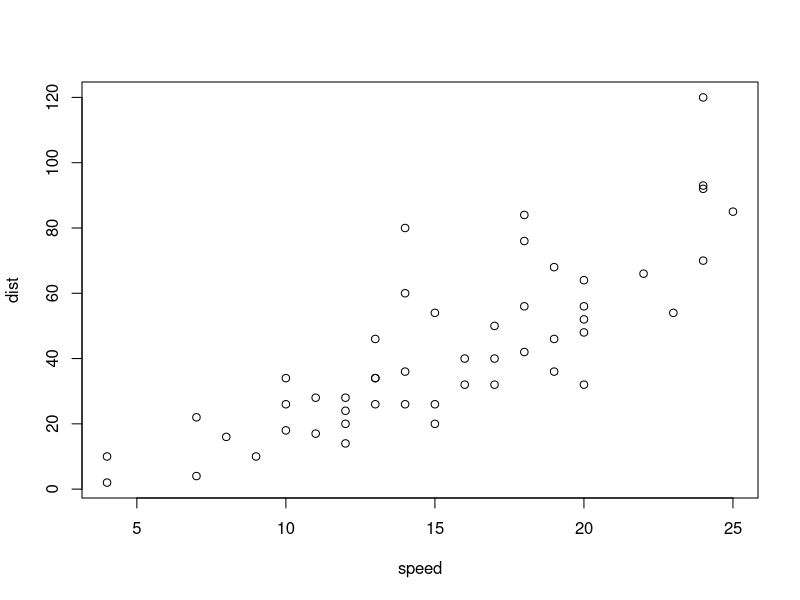
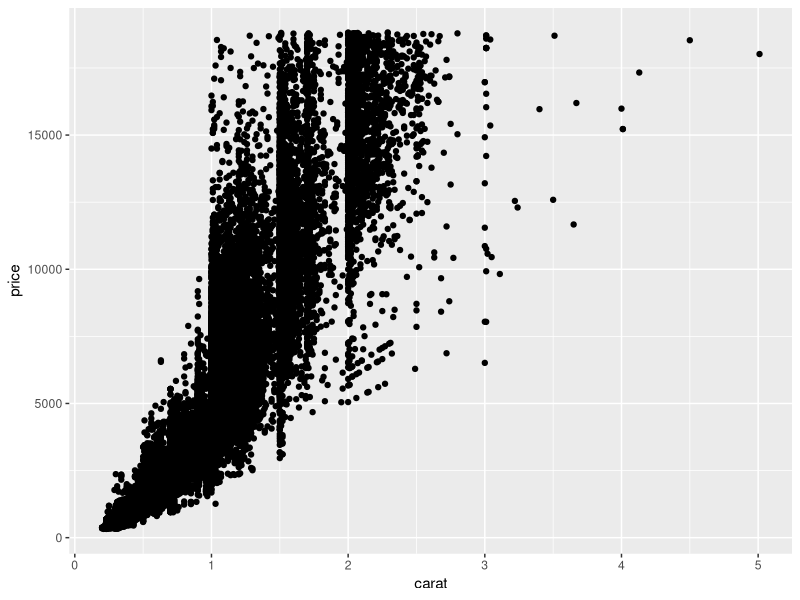

Reproduce these figures in R, in order.
## ---- chunk 1
library(tidyverse)
## ---- chunk 2
# You can write code in chunks that look like this.
# This chunk uses the code plot(cars) to plot a data set.
# To run the code, click the Green play button at the
# top right of this chunk. Try it!
plot(cars)
## ---- chunk 3
# Sometimes you might want to run only some of the code 
# in a code chunk. To do that, highlight the code to 
# run and then press Cmd + Enter (Control + Enter on 
# Windows). If you do not highlight any code, R will 
# run the line of code that your cursor is on.
# Try it now. Run mean(1:5) but not the line below.
mean(1:5)
warning("You shouldn't run this!")
## ---- chunk 4
# You can click the downward facing arrow to the left of the play button to run
# every chunk above the current code chunk. This is useful if the code in your
# chunk uses object that you made in previous chunks.
# Sys.Date()
## ---- chunk 5
ggplot(data = diamonds) + geom_point(aes(x = carat, y = price))
